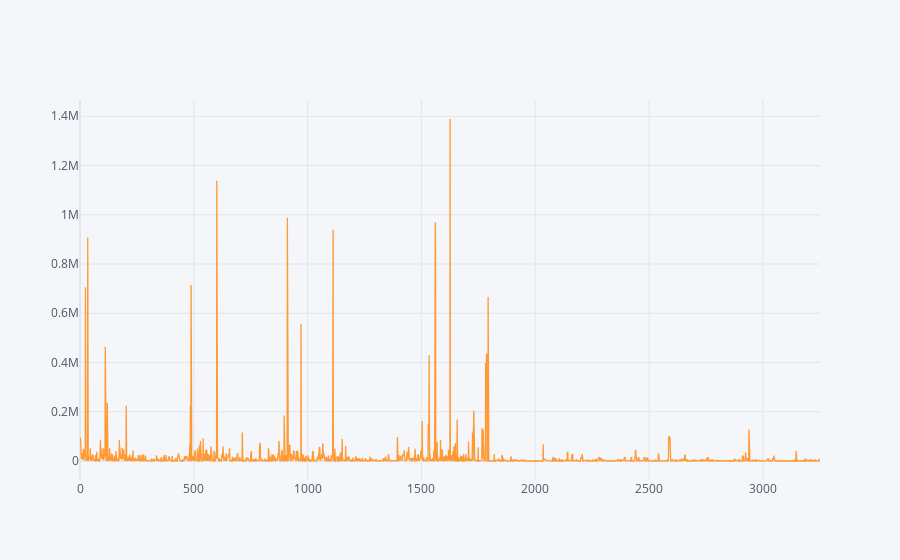

The notebook cell saved with this chart:
### Code cell
df1['converted_data'].iplot()

### Figure 1 — Plotly figure (JSON) as saved in the notebook; plotly's stock layout.template omitted (floating-point values rounded to 4 significant figures; data arrays with more than 128 entries replaced by an {"elided": "..."} marker saying what was removed)
{"data": [{"line": {"color": "rgba(255, 153, 51, 1.0)", "dash": "solid", "shape": "linear", "width": 1.3}, "mode": "lines", "name": "converted_data", "text": "", "type": "scatter", "x": {"elided": "3246 int values"}, "y": {"elided": "3246 float values"}}], "layout": {"legend": {"bgcolor": "#F5F6F9", "font": {"color": "#4D5663"}}, "paper_bgcolor": "#F5F6F9", "plot_bgcolor": "#F5F6F9", "title": {"font": {"color": "#4D5663"}}, "xaxis": {"gridcolor": "#E1E5ED", "showgrid": true, "tickfont": {"color": "#4D5663"}, "title": {"font": {"color": "#4D5663"}, "text": ""}, "zerolinecolor": "#E1E5ED"}, "yaxis": {"gridcolor": "#E1E5ED", "showgrid": true, "tickfont": {"color": "#4D5663"}, "title": {"font": {"color": "#4D5663"}, "text": ""}, "zerolinecolor": "#E1E5ED"}}}
